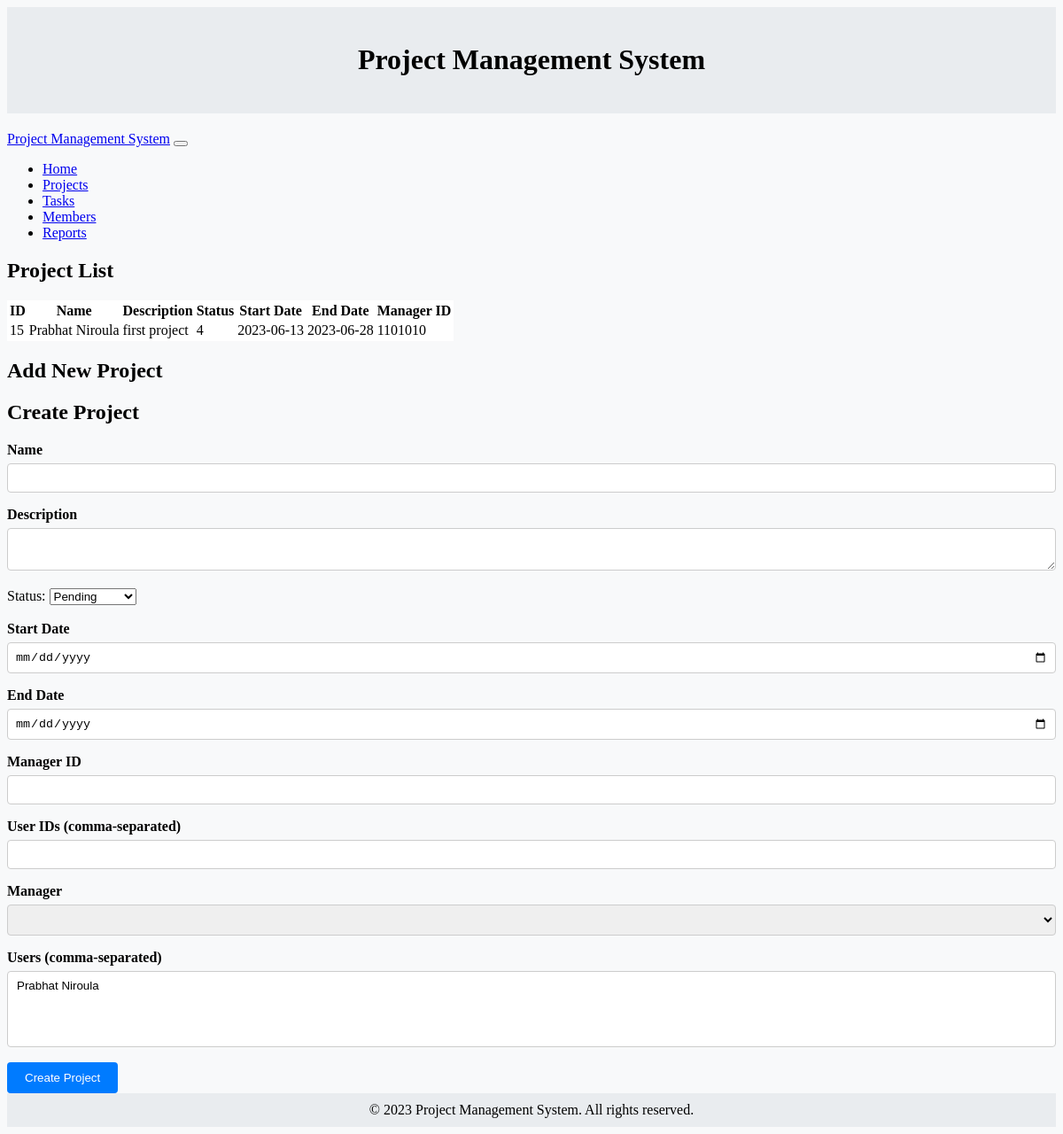
Page /dashboard.php on the committed database.
### tables this page shows
CREATE TABLE `project_list` (
  `id` int(30) NOT NULL,
  `name` varchar(200) NOT NULL,
  `description` text NOT NULL,
  `status` tinyint(2) NOT NULL,
  `start_date` date NOT NULL,
  `end_date` date NOT NULL,
  `manager_id` int(30) NOT NULL,
  `user_ids` text NOT NULL,
  `date_created` datetime NOT NULL DEFAULT current_timestamp()
);

### dashboard.php (the view, shortened to what this page needs)
<!DOCTYPE html>
<html>
<head>
</head>
<body>
  <header>
    <h1>Project Management System</h1>
  </header>
  <nav class="navbar navbar-expand-lg navbar-light bg-light">
    <div class="container">
      <a class="navbar-brand" href="#">Project Management System</a>
      <button class="navbar-toggler" type="button" data-bs-toggle="collapse" data-bs-target="#navbarContent" aria-controls="navbarContent" aria-expanded="false" aria-label="Toggle navigation">
      </button>
      <div class="collapse navbar-collapse" id="navbarContent">
        <ul class="navbar-nav me-auto mb-2 mb-lg-0">
          <li class="nav-item">
            <a class="nav-link" href="#">Home</a>
          </li>
          <li class="nav-item">
            <a class="nav-link" href="#">Projects</a>
          </li>
          <li class="nav-item">
            <a class="nav-link" href="#">Tasks</a>
          </li>
          <li class="nav-item">
            <a class="nav-link" href="#">Members</a>
          </li>
          <li class="nav-item">
            <a class="nav-link" href="#">Reports</a>
          </li>
        </ul>
      </div>
    </div>
  </nav>
  <section class="main container">
    <div class="row">
      <div class="col-md-6">
        <h2>Project List</h2>
        <?php
          include 'db_connect.php';
          $query = "SELECT * FROM project_list";
          $result = mysqli_query($conn, $query);
        ?>
        <table class="table">
          <thead>
            <tr>
              <th>ID</th>
              <th>Name</th>
              <th>Description</th>
              <th>Status</th>
              <th>Start Date</th>
              <th>End Date</th>
              <th>Manager ID</th>
            </tr>
          </thead>
          <tbody>
            <?php while ($row = mysqli_fetch_assoc($result)) { ?>
              <tr>
                <td><?php echo $row['id']; ?></td>
                <td><?php echo $row['name']; ?></td>
                <td><?php echo $row['description']; ?></td>
                <td><?php echo $row['status']; ?></td>
                <td><?php echo $row['start_date']; ?></td>
                <td><?php echo $row['end_date']; ?></td>
                <td><?php echo $row['manager_id']; ?></td>
              </tr>
            <?php } ?>
          </tbody>
        </table>
      </div>
      <div class="col-md-6">
        <h2>Add New Project</h2>
        <?php include 'create_project.php'; ?>
      </div>
    </div>
  </section>
  <footer class="footer">
    &copy; 2023 Project Management System. All rights reserved.
  </footer>
</body>
</html>

### dashboard.php (style rules this page uses)
body { background-color: #f8f9fa; }
header { background-color: #e9ecef; padding: 20px; text-align: center; }
.container { margin-top: 20px; }
.table { background-color: #fff; }
.footer { background-color: #e9ecef; padding: 10px; text-align: center; }

### create_project.php (style rules this page uses)
body { background-color: cream; }

### rows in the picture
project_list: id "15", name "Prabhat Niroula", description "first project", status "4", start_date "2023-06-13", end_date "2023-06-28", manager "1101010"
